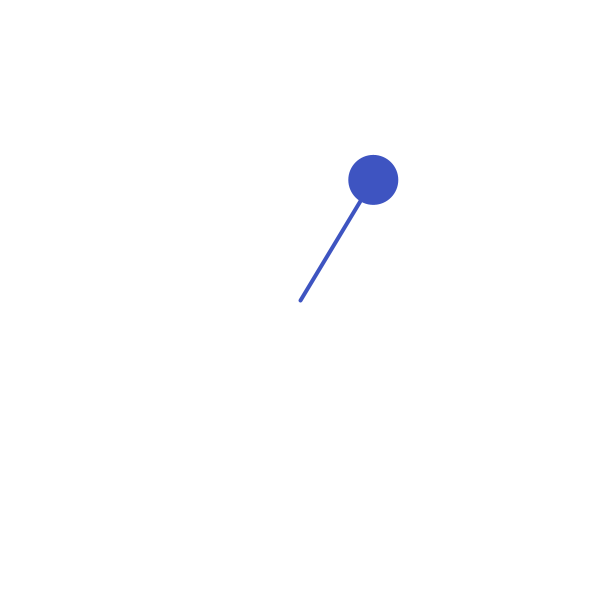
Frame 1 (no input)
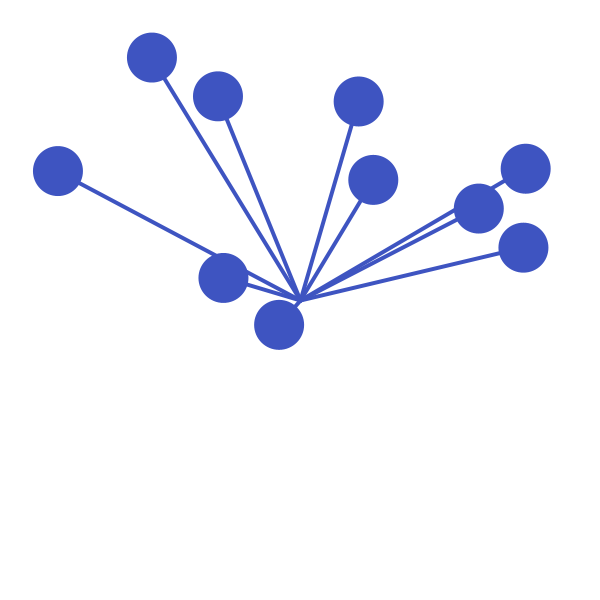
Frame 60 (the mouse pressed at the canvas centre just before this capture)
Frame 120 (the mouse held since frame 60 and released just before this capture): identical to frame 60, image omitted

The Processing sketch that drew these frames (run headless with seeded random() and noise(); from frame 60 on, the mouse is pressed at the canvas centre):

// Processing sketch: Generative_art_Raquel_Benavides_03
// ── Generative_art_Raquel_Benavides_03.pde
/* Name: Raquel Benavides
Date:31/07/2025
Description:This generative artwork was created in Processing through a system based on conditional loops and randomized coordinate generation. The code draws ten radial connections from a fixed central point toward randomly defined positions within a bounded range. Each connection consists of a solid circle and a line linking back to the core, exploring the interplay between algorithmic control and computational randomness. The use of deep blue highlights the concept of connectivity and energy across the generated nodes.
Place of production: Barcelona, Spain
Instructions (if necessary):
*/


// inicia la variable i
int i=0;
// define tamaño de la ventana y color de fondo
void setup() {
size(600,600);
background(255);
}
void draw() {
if (i<10) {
float ranx = random(-250,250)+300;
float rany = random(-250,250)+300;
fill(#3e54c1);
noStroke();
ellipse(ranx,rany,50,50);
stroke(#3e54c1);
strokeWeight(4);
line(300,300,ranx,rany);
i++;
}
}
